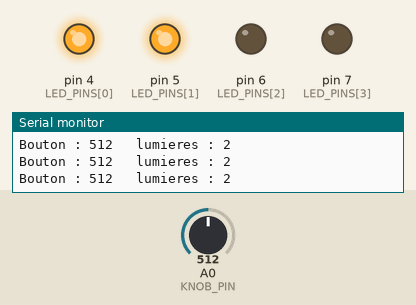
This sketch was run on a simulated Arduino Uno, built with avr-gcc and run on an emulated ATmega328P. Parts: output pins drawn as LEDs (lit = HIGH), the last lines printed to the serial monitor. Inputs (shaded band) come from the test bench; at power-on: A0 (KNOB_PIN) = 512.

Above: at 1.2 s.
1.3 s: A0 (KNOB_PIN) set to 503
At 2.2 s:
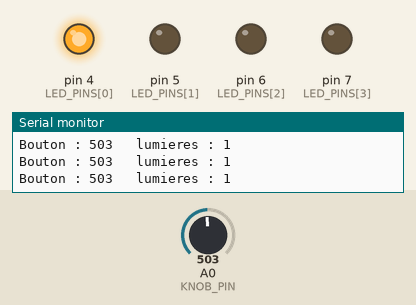
2.8 s: A0 (KNOB_PIN) set to 269
4.3 s: A0 (KNOB_PIN) set to 243
At 5.1 s:
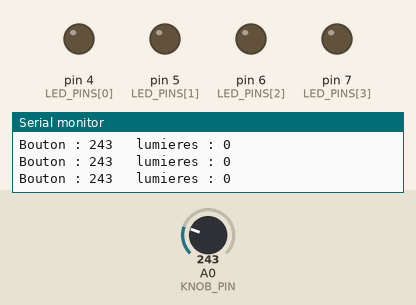
5.8 s: A0 (KNOB_PIN) set to 900
At 6.6 s:
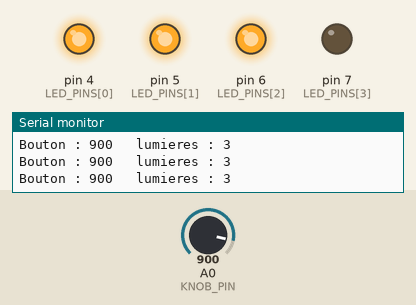
7.3 s: A0 (KNOB_PIN) set to 1004
8.8 s: A0 (KNOB_PIN) set to 1023
At 9.5 s:
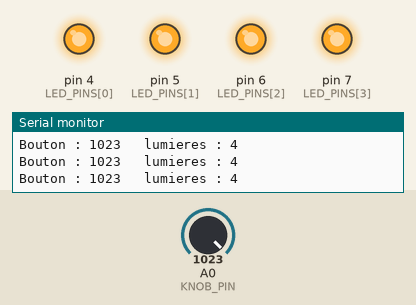
Timing chart, 0 to 11.3 s (numbered marks = the images above; inputs shaded):
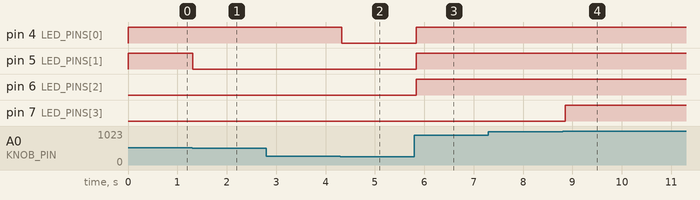

The sketch:

03-knob-light-meter.ino
```cpp
/*
 * Lesson 3 - Magic knob light meter  (Le bouton magique)
 * Goal: turn the knob and watch more and more LEDs light up.
 * Big idea: a sensor turns the real world into a number (0 to 1023),
 *           and the program decides what to do with that number.
 *
 * Wiring: LEDs 1-4 on D4-D7 (each with a 220 ohm resistor to GND),
 *         potentiometer outer legs to 5V and GND, middle leg to A0.
 */

const int KNOB_PIN = A0;
const int LED_PINS[4] = {4, 5, 6, 7};

void setup() {
  for (int i = 0; i < 4; i++) {
    pinMode(LED_PINS[i], OUTPUT);
  }
  Serial.begin(9600);
}

void loop() {
  int knob = analogRead(KNOB_PIN);            // 0 (turned left) .. 1023 (turned right)
  int ledsOn = map(knob, 0, 1023, 0, 4);      // turn that into 0, 1, 2, 3 or 4 LEDs

  for (int i = 0; i < 4; i++) {
    // LED number i is on if it is one of the first "ledsOn" LEDs
    digitalWrite(LED_PINS[i], i < ledsOn ? HIGH : LOW);
  }

  Serial.print("Bouton : ");
  Serial.print(knob);
  Serial.print("   lumieres : ");
  Serial.println(ledsOn);
  delay(100);                                 // check the knob 10 times per second
}
```

Measured:
- the behaviour switches between 512 and 511 on A0 (KNOB_PIN) (found by bisection; images 0 and 1)
- the behaviour switches between 256 and 255 on A0 (KNOB_PIN) (found by bisection; images 1 and 2)
- the behaviour switches between 1022 and 1023 on A0 (KNOB_PIN) (found by bisection; images 3 and 4)
- after the input at 1.3 s, pin 5 (LED_PINS[1]): HIGH → LOW at once
- after the input at 4.3 s, pin 4 (LED_PINS[0]): HIGH → LOW at once
- after the input at 5.8 s, pin 4 (LED_PINS[0]), pin 5 (LED_PINS[1]), pin 6 (LED_PINS[2]): LOW → HIGH at once
- after the input at 8.8 s, pin 7 (LED_PINS[3]): LOW → HIGH after 0.05 s
